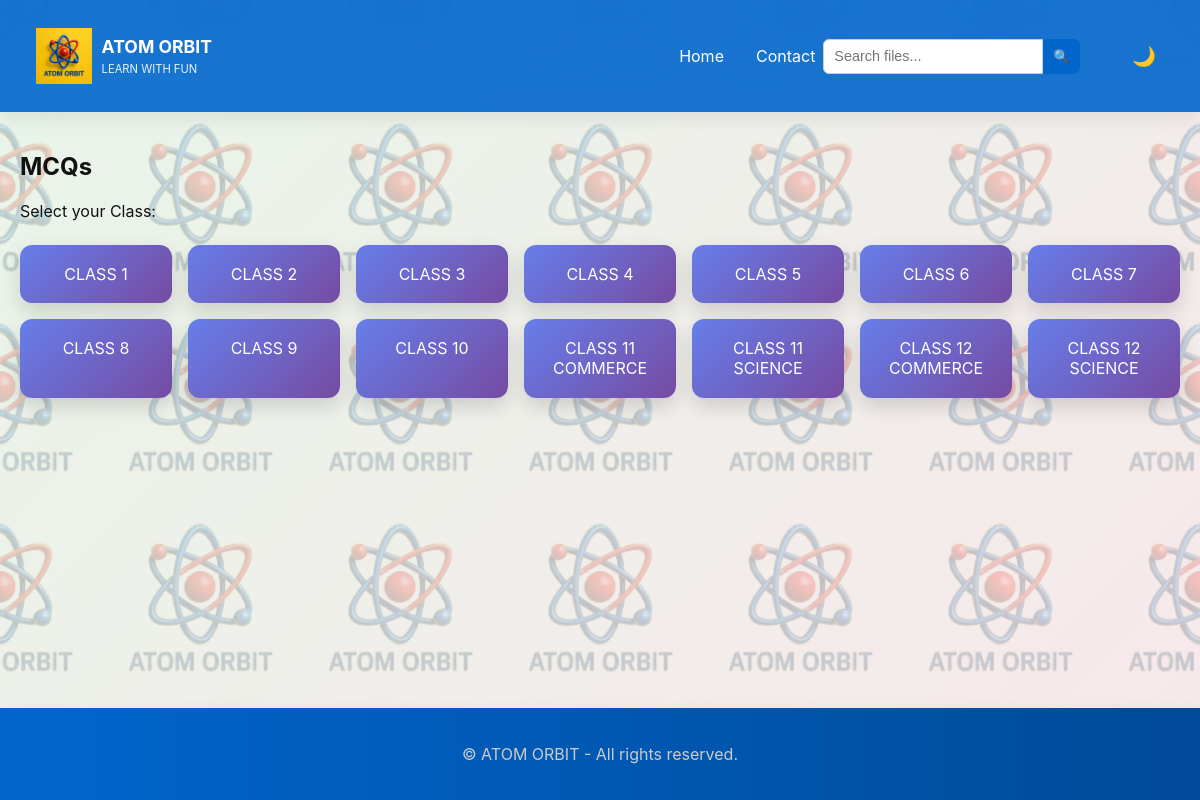
The page /category/mcqs/ on the database its author committed.
### core/models.py (models this page shows, shortened)
class ClassRoom(models.Model):
    name = models.CharField(max_length=200, unique=True)
    class Meta:
        ordering = ['name']

### core/views.py (the view)
# urls.py: path('category/<str:category>/', views.category_view, name='category'),
def category_view(request, category):
    classes_qs = ClassRoom.objects.all()
    classes = sorted(classes_qs, key=lambda c: (_num_from_name(c.name), c.name))
    pretty = dict(
        mcqs='MCQs',
        sample_paper='Sample Papers',
        ncert_solutions='NCERT Solutions',
        ncert_textbook='NCERT Textbooks',
        extra_questions='Extra Questions',              # ✅ ADD
        previous_year='Previous Year Questions',        # ✅ ADD
    ).get(category, category)
    return render(request, 'category.html', {
        'classes': classes,
        'category': category,
        'pretty': pretty
    })

### core/views.py (called while the page is built)
def _num_from_name(s: str) -> int:
    m = re.search(r"\d+", s or "")
    return int(m.group()) if m else 0

### templates/category.html
{% extends 'base.html' %}
{% block content %}
<h2>{{ pretty }}</h2>
<p>Select your Class:</p>
<div class="classes">
  {% for c in classes %}
    <a class="class-card" href="{% url 'class_subjects' category c.id %}">{{ c.name }}</a>
  {% empty %}
    <p>No classes available yet.</p>
  {% endfor %}
</div>
{% endblock %}

### templates/base.html (shortened to what this page needs)
{% load static %}
<!doctype html>
<html lang="en">
<head>
  <link rel="stylesheet" href="{% static 'css/style.css' %}">
</head>
<body>
  <header class="site-header">
    <div class="container nav-row">
      <a class="logo" href="/">
        <img src="/static/img/logo.jpeg" alt="logo" class="logo-img">
        <div class="logo-text">
          <h1>ATOM ORBIT</h1>
          <small>LEARN WITH FUN</small>
        </div>
      </a>
      <nav class="main-nav">
        <a href="/">Home</a>
        <a href="/contact/">Contact</a>
      </nav>
      <div class="nav-right">
        <div class="search-container">
          <form method="get" action="{% url 'search' %}" class="search-form">
            <input type="text" name="q" placeholder="Search files..." value="{{ query|default:'' }}" autocomplete="off">
            <button type="submit">🔍</button>
          </form>
        </div>
        <button id="dark-mode-toggle" class="dark-mode-toggle">
          <span class="moon-icon">🌙</span>
        </button>
      </div>
    </div>
  </header>
  <main class="container">
    {% block content %}{% endblock %}
  </main>
  <footer class="site-footer">
    <div class="container">
      © ATOM ORBIT - All rights reserved.
    </div>
  </footer>
</body>
</html>

### rows shown on the page
ClassRoom: name "CLASS 1"
ClassRoom: name "CLASS 2"
ClassRoom: name "CLASS 3"
ClassRoom: name "CLASS 4"
ClassRoom: name "CLASS 5"
ClassRoom: name "CLASS 6"
ClassRoom: name "CLASS 7"
ClassRoom: name "CLASS 8"
ClassRoom: name "CLASS 9"
ClassRoom: name "CLASS 10"
ClassRoom: name "CLASS 11 COMMERCE"
ClassRoom: name "CLASS 11 SCIENCE"
ClassRoom: name "CLASS 12 COMMERCE"
ClassRoom: name "CLASS 12 SCIENCE"

### other values the page prints
{{ pretty }} "MCQs"
